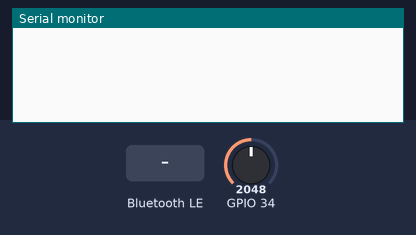
Bench run of a sketch on a simulated ESP32. Shown: the last lines printed to the serial monitor. The inputs (shaded band) are chosen by the test bench; at power-on: GPIO 34 = 2048. Random numbers use the default seed unless the sketch sets one; nothing arrives over Bluetooth unless stated; a phone connects over Bluetooth LE 3 s after start.

Above: at 1.2 s.
1.3 s: Bluetooth LE write "MICRO" received
At 3.8 s:
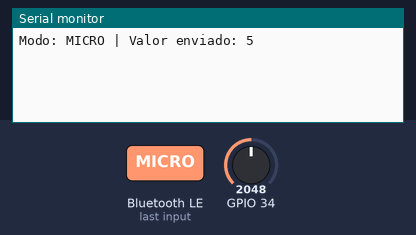
4.3 s: Bluetooth LE write "MILI" received
At 5.7 s:
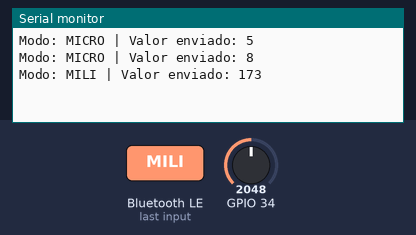
7.3 s: Bluetooth LE write "AUTO" received
At 8.8 s:
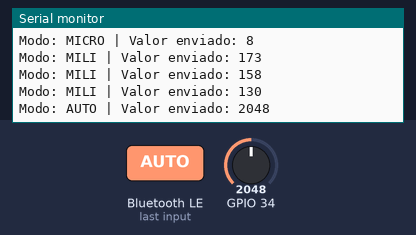
10.3 s: GPIO 34 set to 2866
At 11.5 s:
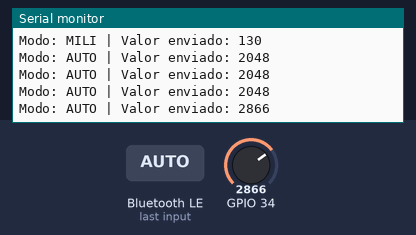
11.8 s: GPIO 34 set to 3603
At 12.8 s:
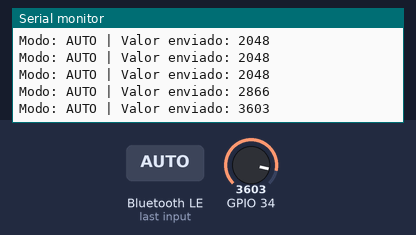
Timing chart, 0 to 14.3 s (numbered marks = the images above; inputs shaded):
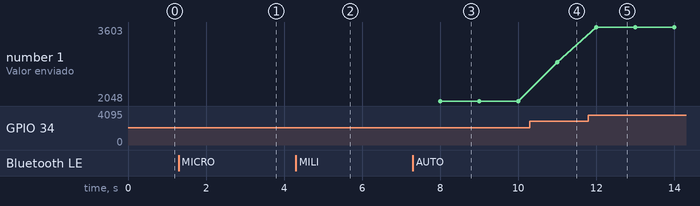

Measured:
- after the input at 1.3 s, the serial monitor: prints a new line after 1.7 s (image 1)
- after the input at 4.3 s, the serial monitor: prints a new line after 0.70 s (image 2)
- after the input at 7.3 s, the serial monitor: prints a new line after 0.70 s (image 3)
- after the input at 10.3 s, the serial monitor: prints a new line after 0.70 s (image 4)
- after the input at 11.8 s, the serial monitor: prints a new line after 0.20 s (image 5)
- plotted number 1: 2048 → 2866 after the input at 10.3 s, 2866 → 3603 after the input at 11.8 s

The sketch:

APLICACION_APP_INVENTOR.ino
```cpp
#include <BLEDevice.h>
#include <BLEServer.h>
#include <BLEUtils.h>
#include <BLE2902.h>

// Característica BLE
BLECharacteristic *pCharacteristic;
bool deviceConnected = false;

// Variable de modo (por defecto: MILI)
String modoActual = "MILI";

// Temporizador para enviar datos cada segundo
unsigned long previousMillis = 0;
const long intervalo = 1000; // En milisegundos
int contador = 0;  // Contador para los datos enviados

// UUIDs: deben ser iguales a los que usas en App Inventor
#define SERVICE_UUID        "12345678-1234-1234-1234-1234567890ab"
#define CHARACTERISTIC_UUID "abcd1234-ab12-cd34-ef56-1234567890ab"

// Clase que detecta cuando el teléfono se conecta o desconecta
class MyServerCallbacks : public BLEServerCallbacks {
  void onConnect(BLEServer* pServer) {
    deviceConnected = true;
  }

  void onDisconnect(BLEServer* pServer) {
    deviceConnected = false;
    pServer->getAdvertising()->start(); // Reanuda publicidad para reconectar
  }
};

// Clase que detecta cuando la app envía un comando (MILI, MICRO, AUTO)
class MyCallbacks: public BLECharacteristicCallbacks {
  void onWrite(BLECharacteristic *pCharacteristic) {
    String rxValue = pCharacteristic->getValue().c_str();  // Convertir std::string a String
    if (rxValue.length() > 0) {
      String comando = rxValue;

      // Cambiar modo de operación si el comando recibido coincide
      if (comando == "MILI") {
        modoActual = "MILI";
      } else if (comando == "MICRO") {
        modoActual = "MICRO";
      } else if (comando == "AUTO") {
        modoActual = "AUTO";
      }
    }
  }
};

void setup() {
  Serial.begin(115200);

  // Inicializar BLE y nombrar el dispositivo
  BLEDevice::init("MedidorCorriente");
  BLEServer *pServer = BLEDevice::createServer();
  pServer->setCallbacks(new MyServerCallbacks());

  // Crear servicio BLE
  BLEService *pService = pServer->createService(SERVICE_UUID);

  // Crear característica BLE con permisos de lectura, escritura y notificación
  pCharacteristic = pService->createCharacteristic(
                      CHARACTERISTIC_UUID,
                      BLECharacteristic::PROPERTY_READ   |
                      BLECharacteristic::PROPERTY_WRITE  |
                      BLECharacteristic::PROPERTY_NOTIFY |
                      BLECharacteristic::PROPERTY_WRITE_NR
                    );

  // Agregar descriptor para permitir notificaciones
  pCharacteristic->addDescriptor(new BLE2902());
  pCharacteristic->setCallbacks(new MyCallbacks());

  // Iniciar servicio y publicidad BLE
  pService->start();
  pServer->getAdvertising()->start();
}

void generarDatosAleatorios() {
  int valor = 0;

  // Generar 100 datos dependiendo del modo activo
  for (int i = 0; i < 100; i++) {
    if (modoActual == "MILI") {
      valor = random(100, 200);  // Genera datos aleatorios entre 100 y 200
    } else if (modoActual == "MICRO") {
      valor = random(1, 10);     // Genera datos aleatorios entre 1 y 10
    } else if (modoActual == "AUTO") {
      valor = analogRead(34);    // Lee un valor analógico (reemplazar con el pin real)
    }

    // Convertir el valor a cadena y enviarlo por BLE
    String dataToSend = String(valor);
    pCharacteristic->setValue(dataToSend.c_str());
    pCharacteristic->notify();

    // También se imprime en consola para depurar
    Serial.print("Modo: ");
    Serial.print(modoActual);
    Serial.print(" | Valor enviado: ");
    Serial.println(dataToSend);

    delay(1000);  // Espera un segundo entre los datos
  }
}

void loop() {
  if (deviceConnected) {
    unsigned long currentMillis = millis();

    // Esperar intervalo de tiempo antes de enviar otra lectura
    if (currentMillis - previousMillis >= intervalo && contador == 0) {
      previousMillis = currentMillis;
      contador = 1;  // Inicia el envío de los 100 datos
      generarDatosAleatorios();  // Llamar a la función para generar y enviar datos
    }
  }
}
```
